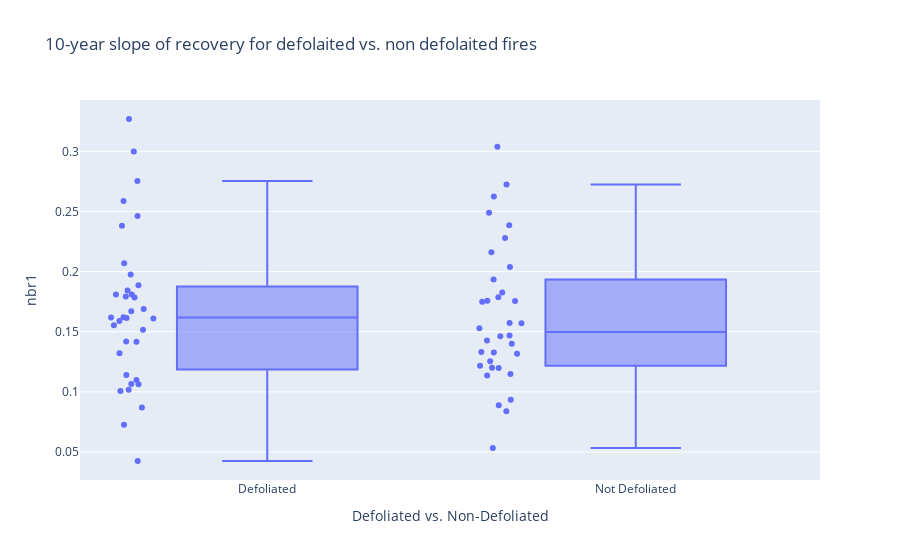

The notebook cell this image was saved under:
### Code cell
data_slope["defol"] = np.where(data_slope["defol"] == 1, "Defoliated", "Not Defoliated")

print(data_slope)

figBoxMed = px.box(data_slope, x="defol", y="nbr1", points = "all",
                   labels={
                     "defol": "Defoliated vs. Non-Defoliated",
                     "slope": "slope of recovery (sen's slope)",
                 },
                  title = "10-year slope of recovery for defolaited vs. non defolaited fires")

figBoxMed.show()

### Figure 1 — Plotly figure (JSON) as saved in the notebook; plotly's stock layout.template omitted (floating-point values rounded to 4 significant figures)
{"data": [{"alignmentgroup": "True", "boxpoints": "all", "hovertemplate": "Defoliated vs. Non-Defoliated=%{x}<br>nbr1=%{y}<extra></extra>", "legendgroup": "", "marker": {"color": "#636efa"}, "name": "", "notched": false, "offsetgroup": "", "orientation": "v", "showlegend": false, "type": "box", "x": ["Defoliated", "Defoliated", "Defoliated", "Defoliated", "Defoliated", "Defoliated", "Defoliated", "Defoliated", "Defoliated", "Defoliated", "Defoliated", "Defoliated", "Defoliated", "Defoliated", "Defoliated", "Defoliated", "Defoliated", "Defoliated", "Defoliated", "Defoliated", "Defoliated", "Defoliated", "Defoliated", "Defoliated", "Defoliated", "Defoliated", "Defoliated", "Defoliated", "Defoliated", "Defoliated", "Defoliated", "Defoliated", "Defoliated", "Defoliated", "Defoliated", "Not Defoliated", "Not Defoliated", "Not Defoliated", "Not Defoliated", "Not Defoliated", "Not Defoliated", "Not Defoliated", "Not Defoliated", "Not Defoliated", "Not Defoliated", "Not Defoliated", "Not Defoliated", "Not Defoliated", "Not Defoliated", "Not Defoliated", "Not Defoliated", "Not Defoliated", "Not Defoliated", "Not Defoliated", "Not Defoliated", "Not Defoliated", "Not Defoliated", "Not Defoliated", "Not Defoliated", "Not Defoliated", "Not Defoliated", "Not Defoliated", "Not Defoliated", "Not Defoliated", "Not Defoliated", "Not Defoliated", "Not Defoliated", "Not Defoliated", "Not Defoliated"], "x0": " ", "xaxis": "x", "y": [0.2587, 0.3269, 0.1689, 0.1589, 0.1611, 0.1614, 0.1554, 0.162, 0.132, 0.142, 0.181, 0.181, 0.1844, 0.1887, 0.2999, 0.1416, 0.167, 0.1018, 0.2754, 0.2381, 0.1007, 0.1618, 0.2069, 0.1794, 0.1141, 0.1066, 0.2462, 0.1785, 0.1099, 0.1064, 0.08701, 0.07278, 0.04255, 0.1517, 0.1976, 0.249, 0.3038, 0.12, 0.09344, 0.14, 0.1468, 0.1136, 0.153, 0.1574, 0.1428, 0.1935, 0.1788, 0.1825, 0.2723, 0.1148, 0.1749, 0.1218, 0.2625, 0.228, 0.08888, 0.1463, 0.2161, 0.08387, 0.157, 0.1318, 0.2386, 0.1756, 0.1199, 0.1255, 0.1328, 0.1332, 0.05333, 0.1757, 0.2039], "y0": " ", "yaxis": "y"}], "layout": {"boxmode": "group", "legend": {"tracegroupgap": 0}, "title": {"text": "10-year slope of recovery for defolaited vs. non defolaited fires"}, "xaxis": {"anchor": "y", "domain": [0, 1], "title": {"text": "Defoliated vs. Non-Defoliated"}}, "yaxis": {"anchor": "x", "domain": [0, 1], "title": {"text": "nbr1"}}}}
